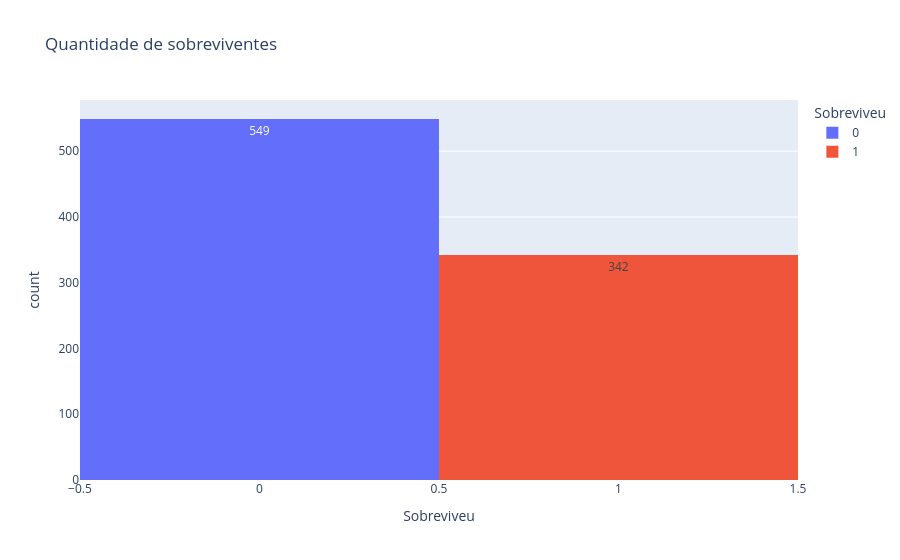

The notebook cell this image was saved under:
### Code cell
fig = px.histogram(
    data_train,
    x='Sobreviveu',
    color='Sobreviveu',
    title='Quantidade de sobreviventes',
    text_auto=True
)

fig.show()

### Figure 1 — Plotly figure (JSON) as saved in the notebook; plotly's stock layout.template omitted (floating-point values rounded to 4 significant figures; data arrays with more than 128 entries replaced by an {"elided": "..."} marker saying what was removed)
{"data": [{"bingroup": "x", "hovertemplate": "Sobreviveu=%{x}<br>count=%{y}<extra></extra>", "legendgroup": "0", "marker": {"color": "#636efa", "pattern": {"shape": ""}}, "name": "0", "orientation": "v", "showlegend": true, "texttemplate": "%{value}", "type": "histogram", "x": {"elided": "549 int values"}, "xaxis": "x", "yaxis": "y"}, {"bingroup": "x", "hovertemplate": "Sobreviveu=%{x}<br>count=%{y}<extra></extra>", "legendgroup": "1", "marker": {"color": "#EF553B", "pattern": {"shape": ""}}, "name": "1", "orientation": "v", "showlegend": true, "texttemplate": "%{value}", "type": "histogram", "x": {"elided": "342 int values"}, "xaxis": "x", "yaxis": "y"}], "layout": {"barmode": "relative", "legend": {"title": {"text": "Sobreviveu"}, "tracegroupgap": 0}, "title": {"text": "Quantidade de sobreviventes"}, "xaxis": {"anchor": "y", "categoryarray": [0, 1], "categoryorder": "array", "domain": [0, 1], "title": {"text": "Sobreviveu"}}, "yaxis": {"anchor": "x", "domain": [0, 1], "title": {"text": "count"}}}}
